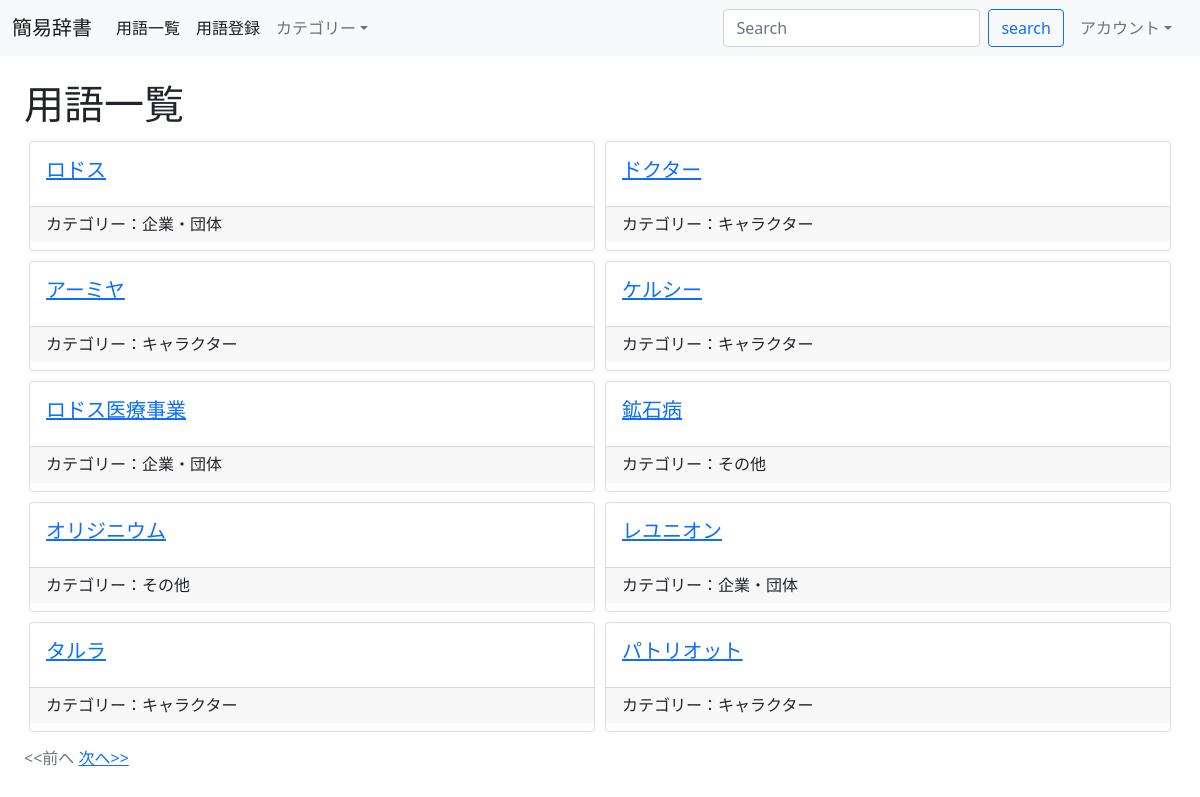
Page /dictionary/ on the committed database.
### dictionary/models.py (models this page shows, shortened)
class Dictionary(models.Model):
    title = models.CharField(max_length=100, unique=True, primary_key=True)
    member = models.CharField(max_length=100, null=True, blank=True)
    text = models.TextField()
    thumbnail = models.ImageField(null=True, blank=True)
    category = models.CharField(
        max_length=100,
        choices=CATEGORY
    )

### dictionary/views.py (the view)
# urls.py: path('dictionary/', views.ListDicView.as_view(), name='list-dictionary'),
class ListDicView(ListView):
    template_name = 'dictionary/dictionary_list.html'
    model = Dictionary
    paginate_by = ITEM_PER_PAGE

### dictionary/templates/dictionary/dictionary_list.html (shortened to what this page needs)
{% extends 'base.html' %}
{% block h1 %}用語一覧{% endblock %}
{% block content %}
    <div>
        {% for item in object_list %}
            <div class="card">
                <div class="card-body">
                    <h5 class="card-title"><a href="{% url 'detail-dictionary' item.title %}">{{ item.title }}</a> </h5>
                </div>
                <h6 class="card-footer">カテゴリー：<a class="link-dark text-decoration-none" href="{% url 'category-dictionary' item.category %}">{{ item.category }}</a></h6>
            </div>
        {% endfor %}
    </div>
    <footer>
        {% include 'dictionary/components/pagination.html' %}
    </footer>
{% endblock %}

### dictionary/templates/base.html (style rules this page uses)
.card { margin: 5px; float: left; width: calc(50% - 10px); }
footer { position: absolute; bottom: 30px; }

### rows in the picture
Dictionary: title "ロドス", category "企業・団体"
Dictionary: title "ドクター", category "キャラクター"
Dictionary: title "アーミヤ", category "キャラクター"
Dictionary: title "ケルシー", category "キャラクター"
Dictionary: title "ロドス医療事業", category "企業・団体"
Dictionary: title "鉱石病", category "その他"
Dictionary: title "オリジニウム", category "その他"
Dictionary: title "レユニオン", category "企業・団体"
Dictionary: title "タルラ", category "キャラクター"
Dictionary: title "パトリオット", category "キャラクター"
